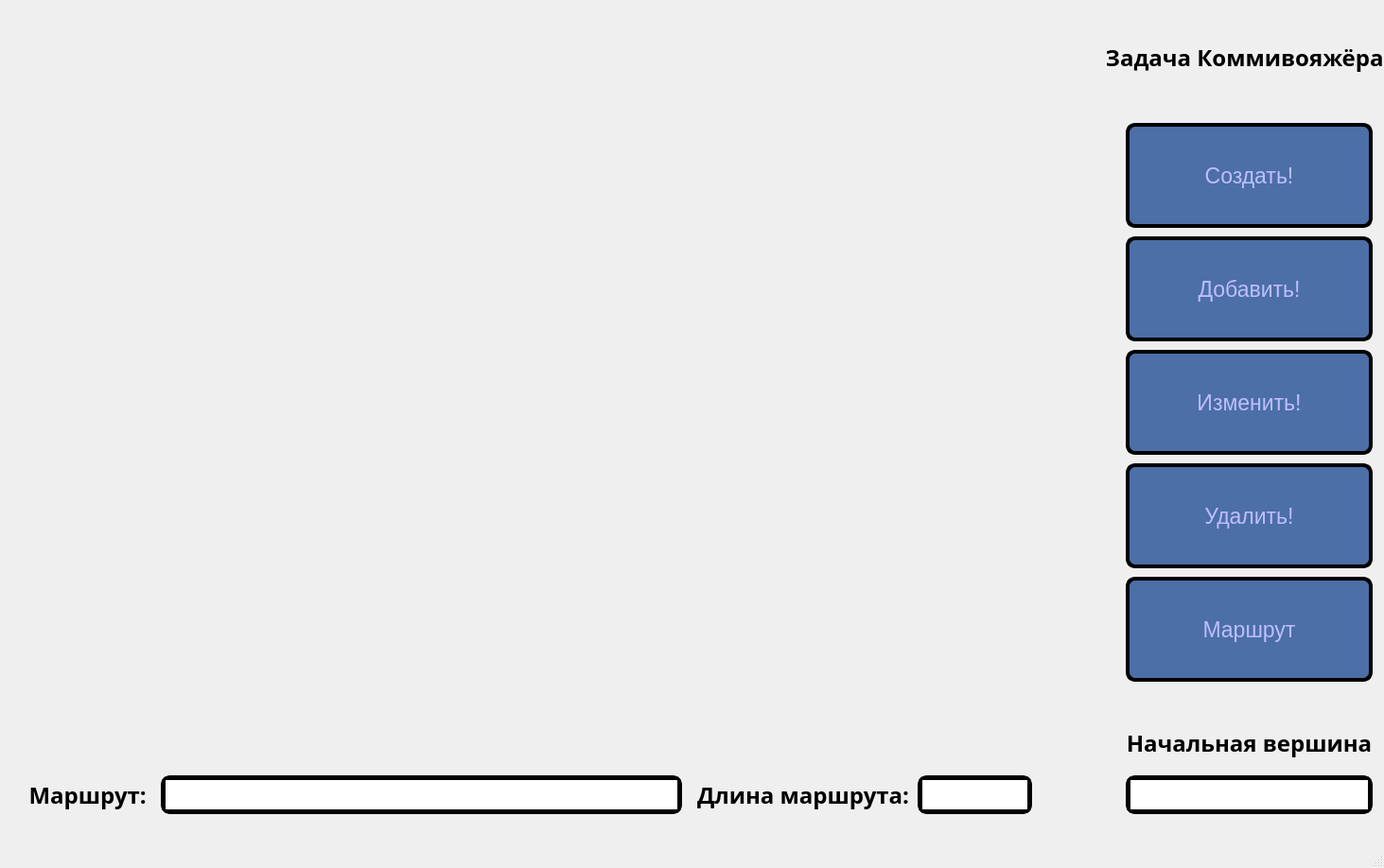
<?xml version="1.0" encoding="UTF-8"?>
<ui version="4.0">
 <class>QtWindow</class>
 <widget class="QMainWindow" name="QtWindow">
  <property name="geometry">
   <rect>
    <x>0</x>
    <y>0</y>
    <width>1463</width>
    <height>918</height>
   </rect>
  </property>
  <property name="sizePolicy">
   <sizepolicy hsizetype="Maximum" vsizetype="Maximum">
    <horstretch>0</horstretch>
    <verstretch>0</verstretch>
   </sizepolicy>
  </property>
  <property name="minimumSize">
   <size>
    <width>1463</width>
    <height>918</height>
   </size>
  </property>
  <property name="maximumSize">
   <size>
    <width>1463</width>
    <height>918</height>
   </size>
  </property>
  <property name="windowTitle">
   <string>Traveling Salesman</string>
  </property>
  <property name="styleSheet">
   <string notr="true">QPushButton
{
	color: rgb(190, 190, 255);
	background-color: rgb(75, 111, 166);
	border: 4px solid black;
	border-radius: 10px;
}

QPushButton:hover
{
	color: rgb(225, 225, 225);
	background-color: rgb(0, 160, 117);
	border: 3px solid black;
}

QPushButton:pressed
{
	color: rgb(195, 195, 195);
	background-color: rgb(0, 130, 87);
	border: 5px solid black;
}

QTextEdit
{
	border: 5px solid rgb(0, 0, 0);
	border-radius: 10px
}
</string>
  </property>
  <widget class="QWidget" name="centralwidget">
   <widget class="QWidget" name="gridLayoutWidget">
    <property name="geometry">
     <rect>
      <x>10</x>
      <y>10</y>
      <width>1161</width>
      <height>801</height>
     </rect>
    </property>
    <layout class="QGridLayout" name="grid"/>
   </widget>
   <widget class="QPushButton" name="btnCreate">
    <property name="geometry">
     <rect>
      <x>1190</x>
      <y>130</y>
      <width>261</width>
      <height>111</height>
     </rect>
    </property>
    <property name="minimumSize">
     <size>
      <width>0</width>
      <height>0</height>
     </size>
    </property>
    <property name="font">
     <font>
      <pointsize>17</pointsize>
     </font>
    </property>
    <property name="styleSheet">
     <string notr="true"/>
    </property>
    <property name="text">
     <string>Создать!</string>
    </property>
   </widget>
   <widget class="QPushButton" name="btnAdd">
    <property name="geometry">
     <rect>
      <x>1190</x>
      <y>250</y>
      <width>261</width>
      <height>111</height>
     </rect>
    </property>
    <property name="font">
     <font>
      <pointsize>17</pointsize>
     </font>
    </property>
    <property name="styleSheet">
     <string notr="true"/>
    </property>
    <property name="text">
     <string>Добавить!</string>
    </property>
   </widget>
   <widget class="QPushButton" name="btnDelete">
    <property name="geometry">
     <rect>
      <x>1190</x>
      <y>490</y>
      <width>261</width>
      <height>111</height>
     </rect>
    </property>
    <property name="font">
     <font>
      <pointsize>17</pointsize>
     </font>
    </property>
    <property name="text">
     <string>Удалить!</string>
    </property>
   </widget>
   <widget class="QPushButton" name="btnAnswer">
    <property name="geometry">
     <rect>
      <x>1190</x>
      <y>610</y>
      <width>261</width>
      <height>111</height>
     </rect>
    </property>
    <property name="font">
     <font>
      <pointsize>17</pointsize>
     </font>
    </property>
    <property name="text">
     <string>Маршрут</string>
    </property>
   </widget>
   <widget class="QPushButton" name="btnEdit">
    <property name="geometry">
     <rect>
      <x>1190</x>
      <y>370</y>
      <width>261</width>
      <height>111</height>
     </rect>
    </property>
    <property name="font">
     <font>
      <pointsize>17</pointsize>
     </font>
    </property>
    <property name="text">
     <string>Изменить!</string>
    </property>
   </widget>
   <widget class="QLabel" name="way">
    <property name="geometry">
     <rect>
      <x>10</x>
      <y>820</y>
      <width>151</width>
      <height>41</height>
     </rect>
    </property>
    <property name="font">
     <font>
      <family>Monotype Corsiva</family>
      <pointsize>18</pointsize>
      <weight>75</weight>
      <bold>true</bold>
     </font>
    </property>
    <property name="text">
     <string>Маршрут: </string>
    </property>
    <property name="alignment">
     <set>Qt::AlignRight|Qt::AlignTrailing|Qt::AlignVCenter</set>
    </property>
   </widget>
   <widget class="QLabel" name="rootNode">
    <property name="geometry">
     <rect>
      <x>1190</x>
      <y>770</y>
      <width>261</width>
      <height>31</height>
     </rect>
    </property>
    <property name="font">
     <font>
      <family>Monotype Corsiva</family>
      <pointsize>18</pointsize>
      <weight>75</weight>
      <bold>true</bold>
     </font>
    </property>
    <property name="text">
     <string>Начальная вершина</string>
    </property>
    <property name="alignment">
     <set>Qt::AlignCenter</set>
    </property>
   </widget>
   <widget class="QTextEdit" name="rootText">
    <property name="geometry">
     <rect>
      <x>1190</x>
      <y>820</y>
      <width>261</width>
      <height>41</height>
     </rect>
    </property>
    <property name="font">
     <font>
      <pointsize>11</pointsize>
     </font>
    </property>
    <property name="styleSheet">
     <string notr="true">QTextEdit
{
	border: 5px solid rgb(0, 0, 0);
	border-radius: 10px
}

QTextEdit::focus
{
	border: 5px solid rgb(0, 170, 255);
	border-radius: 10px
}</string>
    </property>
    <property name="inputMethodHints">
     <set>Qt::ImhMultiLine</set>
    </property>
   </widget>
   <widget class="QLabel" name="lengthWay">
    <property name="geometry">
     <rect>
      <x>730</x>
      <y>820</y>
      <width>231</width>
      <height>41</height>
     </rect>
    </property>
    <property name="font">
     <font>
      <family>Monotype Corsiva</family>
      <pointsize>18</pointsize>
      <weight>75</weight>
      <bold>true</bold>
     </font>
    </property>
    <property name="text">
     <string>Длина маршрута:</string>
    </property>
    <property name="alignment">
     <set>Qt::AlignRight|Qt::AlignTrailing|Qt::AlignVCenter</set>
    </property>
   </widget>
   <widget class="QLabel" name="label">
    <property name="geometry">
     <rect>
      <x>1170</x>
      <y>10</y>
      <width>291</width>
      <height>101</height>
     </rect>
    </property>
    <property name="font">
     <font>
      <family>Monotype Corsiva</family>
      <pointsize>18</pointsize>
      <weight>75</weight>
      <italic>false</italic>
      <bold>true</bold>
      <underline>false</underline>
      <strikeout>false</strikeout>
      <kerning>true</kerning>
     </font>
    </property>
    <property name="text">
     <string>Задача Коммивояжёра</string>
    </property>
    <property name="alignment">
     <set>Qt::AlignCenter</set>
    </property>
   </widget>
   <widget class="QTextEdit" name="lengthText">
    <property name="geometry">
     <rect>
      <x>970</x>
      <y>820</y>
      <width>121</width>
      <height>41</height>
     </rect>
    </property>
    <property name="font">
     <font>
      <pointsize>11</pointsize>
     </font>
    </property>
    <property name="inputMethodHints">
     <set>Qt::ImhMultiLine</set>
    </property>
    <property name="textInteractionFlags">
     <set>Qt::NoTextInteraction</set>
    </property>
   </widget>
   <widget class="QTextEdit" name="wayText">
    <property name="geometry">
     <rect>
      <x>170</x>
      <y>820</y>
      <width>551</width>
      <height>41</height>
     </rect>
    </property>
    <property name="font">
     <font>
      <pointsize>11</pointsize>
     </font>
    </property>
    <property name="inputMethodHints">
     <set>Qt::ImhMultiLine</set>
    </property>
    <property name="textInteractionFlags">
     <set>Qt::NoTextInteraction</set>
    </property>
   </widget>
  </widget>
  <widget class="QMenuBar" name="menubar">
   <property name="geometry">
    <rect>
     <x>0</x>
     <y>0</y>
     <width>1463</width>
     <height>26</height>
    </rect>
   </property>
  </widget>
  <widget class="QStatusBar" name="statusbar"/>
 </widget>
 <resources/>
 <connections/>
</ui>
